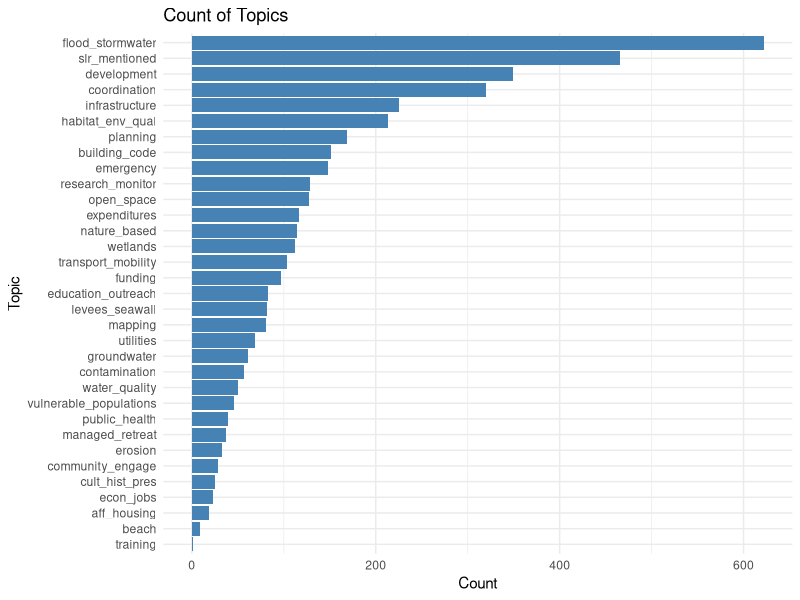
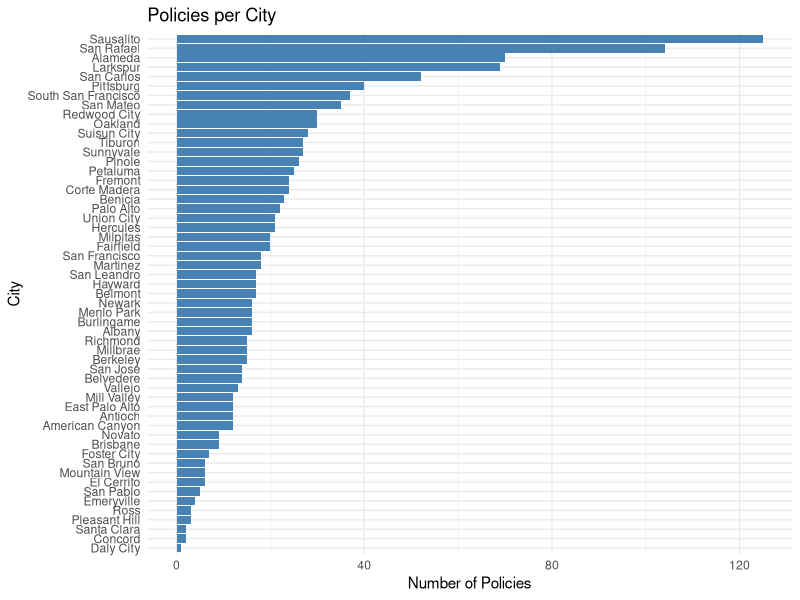

Write the R code that produced these figures, in order.
## ---- chunk 1

library(readxl)
library(tidyverse)

# download data from Bay Adapt Github
url <- "https://github.com/BCDC-GIS/Bay-Adapt-Currents/blob/e8e4ec0ad1ee6888070975a138a3d7d075c1a40f/Sea%20Level%20Rise%20in%20General%20Plans/Cities.xlsx?raw=true"

# download.file(url, destfile = "data/Cities_Simplified.xlsx")

cities_data <- read_excel("data/Cities_Simplified.xlsx")[,1:41]

colnames(cities_data) <- c('city',
                           'county', 
                           'doc_type',
                           'year',
                           'element',
                           'policy',
                           'program',
                           'text',
                           'aff_housing',
                           'beach',
                           'building_code',
                           'community_engage',
                           'contamination',
                           'coordination',
                           'cult_hist_pres',
                           'development',
                           'econ_jobs',
                           'education_outreach',
                           'emergency',
                           'erosion',
                           'expenditures',
                           'funding',
                           'planning',
                           'habitat_env_qual',
                           'infrastructure',
                           'managed_retreat',
                           'mapping',
                           'levees_seawall',
                           'nature_based',
                           'open_space',
                           'public_health',
                           'research_monitor',
                           'training',
                           'transport_mobility',
                           'utilities',
                           'vulnerable_populations',
                           'water_quality',
                           'wetlands',
                           'flood_stormwater',
                           'groundwater',
                           'slr_mentioned'
                           ) 

# mutate across everything between aff_housing and slr_mentioned to be factors, converting "-" or NA to 0 and "1" to 1

cities_data <- cities_data |> 
  mutate(across(aff_housing:slr_mentioned, ~ case_when(. == "1" ~ 1,
                                                        TRUE ~ 0))) |> 
  mutate(across(aff_housing:slr_mentioned, as.numeric)) |> 
  mutate(across(city:element, as.factor))
## ---- chunk 2
# cities and how many policies they have
cd_cities_plot <- count(cities_data, city) |> 
  arrange(desc(n)) 

# plot
policies_per_city <- ggplot(cd_cities_plot, aes(x = reorder(city, n), y = n)) +
  geom_bar(stat = "identity", fill = "steelblue") +
  coord_flip() +
  labs(title = "Policies per City ",
       x = "City",
       y = "Number of Policies") +
  theme_minimal()

#save as 6 by 10 in image
ggsave("images/policies_per_city.png", bg='white', width = 6, height = 10)
## ---- chunk 3
# count of how many times each topic considered
cd_topic_sums <- cities_data |> 
  select(aff_housing:slr_mentioned) |> 
  summarise(across(everything(), sum, na.rm = TRUE)) |> 
  pivot_longer(everything(), names_to = "topic", values_to = "count") |> 
  arrange(desc(count))

# plot
ggplot(cd_topic_sums, aes(x = reorder(topic, count), y = count)) +
  geom_bar(stat = "identity", fill = "steelblue") +
  coord_flip() +
  labs(title = "Count of Topics",
       x = "Topic",
       y = "Count") +
  theme_minimal()


